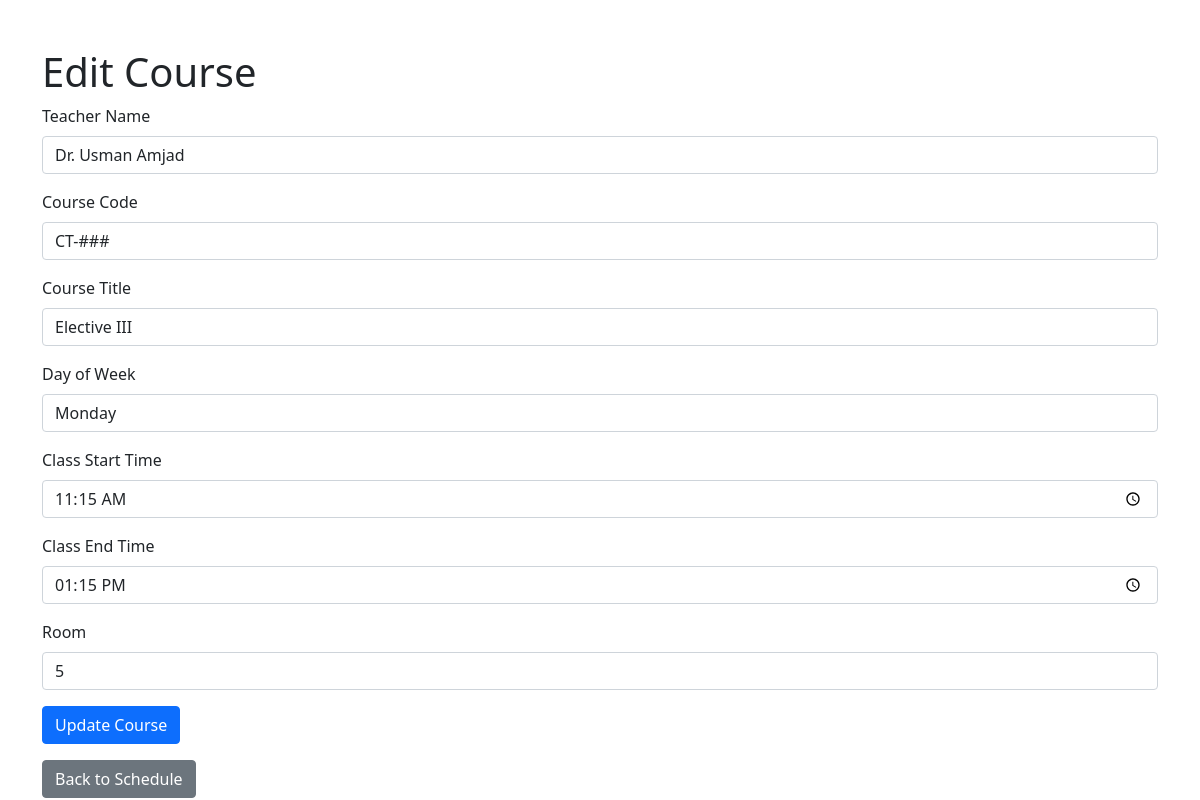
The app's page /edit/5, older data.
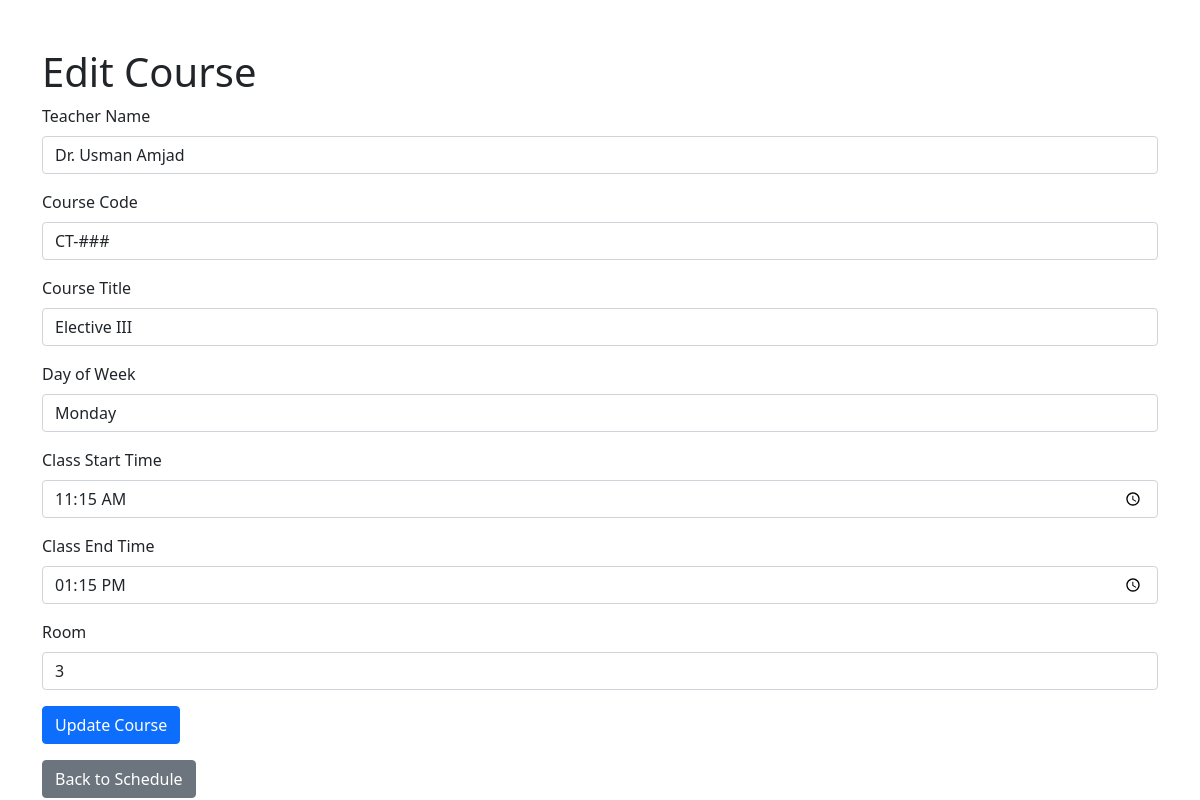
The same page, newer data.
### tables this page shows
CREATE TABLE course_schedule (
        id INTEGER PRIMARY KEY AUTOINCREMENT,
        teacher_name TEXT NOT NULL,
        course_code TEXT NOT NULL,
        course_title TEXT NOT NULL,
        day_of_week TEXT NOT NULL,
        class_start_time TIME NOT NULL,
        class_end_time TIME NOT NULL,
        room INTEGER NOT NULL
    );

### app.py (the view)
@app.route('/edit/<int:id>', methods=['GET', 'POST'])
def edit_course(id):
    try:
        with get_db_connection() as conn:
            if conn:
                cursor = conn.cursor()
                cursor.execute("SELECT * FROM course_schedule WHERE id = ?", (id,))
                course = cursor.fetchone()
                if course is None:
                    flash("Course not found.", "danger")
                    return redirect(url_for('course_list'))
                if request.method == 'POST':
                    teacher_name = request.form['teacher_name']
                    course_code = request.form['course_code']
                    course_title = request.form['course_title']
                    day_of_week = request.form['day_of_week']
                    class_start_time = request.form['class_start_time']
                    class_end_time = request.form['class_end_time']
                    room = request.form['room']
                    cursor.execute("""
                        UPDATE course_schedule
                        SET teacher_name = ?, course_code = ?, course_title = ?,
                            day_of_week = ?, class_start_time = ?, class_end_time = ?, room = ?
                        WHERE id = ?""", (teacher_name, course_code, course_title, day_of_week,
                                          class_start_time, class_end_time, room, id))
                    conn.commit()
                    flash("Course updated successfully.", "success")
                    return redirect(url_for('course_list'))
                else:
                    return render_template('edit_course.html', course=course)
            else:
                raise sqlite3.Error("Failed to connect to the database")
    except sqlite3.Error as e:
        flash(f"Error updating course: {e}", "danger")
        return redirect(url_for('course_list'))

### app.py (called while the page is built)
def get_db_connection():
    try:
        conn = sqlite3.connect('university_schedule.db')  # Connect to the database file
        conn.row_factory = sqlite3.Row  # Allows rows to behave like dictionaries
        return conn
    except sqlite3.Error as e:
        print(f"Database connection error: {e}")
        flash(f"Database error: {e}", "danger")
        return None

### templates/edit_course.html (shortened to what this page needs)
<!DOCTYPE html>
<html lang="en">
<head>
    <link rel="stylesheet" href="https://stackpath.bootstrapcdn.com/bootstrap/4.5.2/css/bootstrap.min.css">
    <link rel="stylesheet" href="https://cdn.jsdelivr.net/npm/bootstrap@5.1.3/dist/css/bootstrap.min.css">
</head>
<body>
    <div class="container mt-5">
        <h1>Edit Course</h1>
        <div aria-live="polite" aria-atomic="true" class="position-relative">
            <div class="toast-container position-fixed top-0 end-0 p-3">
            </div>
        </div>
        <form method="POST">
            <div class="form-group mb-3">
                <label for="teacher_name">Teacher Name</label>
                <input type="text" name="teacher_name" class="form-control" value="{{ course.teacher_name }}" required>
            </div>
            <div class="form-group mb-3">
                <label for="course_code">Course Code</label>
                <input type="text" name="course_code" class="form-control" value="{{ course.course_code }}" required>
            </div>
            <div class="form-group mb-3">
                <label for="course_title">Course Title</label>
                <input type="text" name="course_title" class="form-control" value="{{ course.course_title }}" required>
            </div>
            <div class="form-group mb-3">
                <label for="day_of_week">Day of Week</label>
                <input type="text" name="day_of_week" class="form-control" value="{{ course.day_of_week }}" required>
            </div>
            <div class="form-group mb-3">
                <label for="class_start_time">Class Start Time</label>
                <input type="time" name="class_start_time" class="form-control" value="{{ course.class_start_time }}" required>
            </div>
            <div class="form-group mb-3">
                <label for="class_end_time">Class End Time</label>
                <input type="time" name="class_end_time" class="form-control" value="{{ course.class_end_time }}" required>
            </div>
            <div class="form-group mb-3">
                <label for="room">Room</label>
                <input type="text" name="room" class="form-control" value="{{ course.room }}" required>
            </div>
            <button type="submit" class="btn btn-primary">Update Course</button>
        </form>
        <a href="{{ url_for('index') }}" class="btn btn-secondary mt-3">Back to Schedule</a>
    </div>
</body>
</html>

Row changes from the older to the newer data that the page shows:
changed course_schedule "Dr. Usman Amjad": room "5" → "3"
